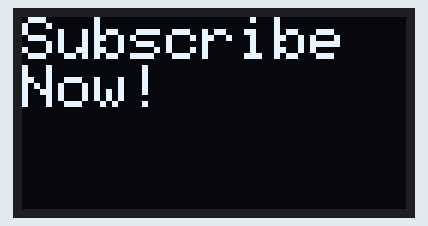
Recording of a sketch running on a simulated Arduino Uno, built with avr-gcc and run on an emulated ATmega328P. Parts: 128×64 one-colour display.

Above: at 0.1 s.

The sketch:

OLED_Display.ino
```cpp
/* Starting with Arduino OLED coding
 *  for " arduino oled i2c tutorial : 0.96" 128 X 32 for beginners"
 *  subscribe for more arduino Tuorials and Projects
https://www.youtube.com/harisudhan
 */


#include <SPI.h>
#include <Wire.h>
#include <Adafruit_GFX.h>
#include <Adafruit_SSD1306.h>

#define OLED_RESET 4
Adafruit_SSD1306 display(OLED_RESET);


void setup()
{
  display.begin(SSD1306_SWITCHCAPVCC, 0x3C);
  display.clearDisplay();

}

void loop()
{
  display.setTextSize(2);
  display.setTextColor(WHITE);
  display.setCursor(0,0);
  display.println("Subscribe Now!");
  display.display();


}
```
